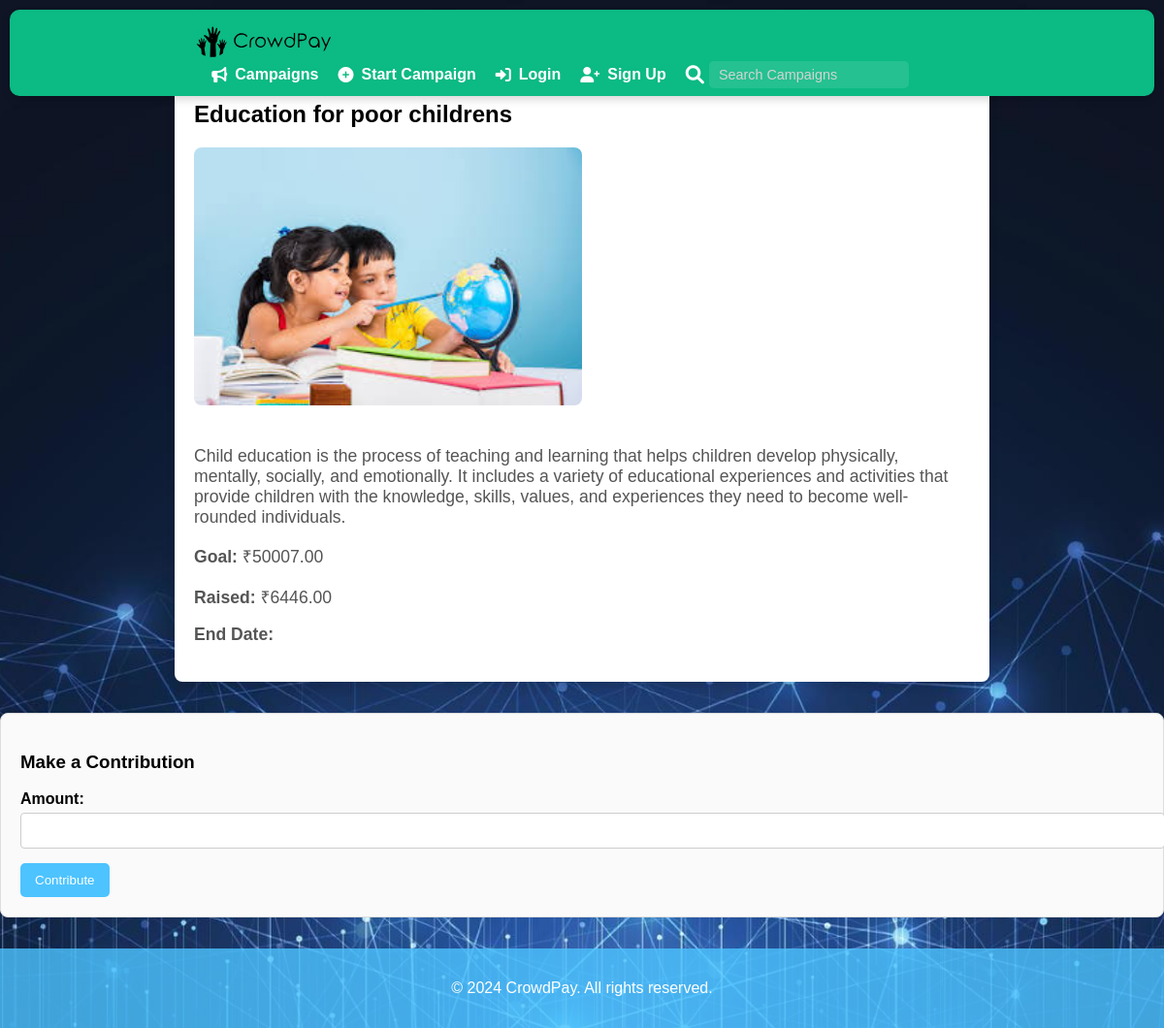
/campaign/6/, run on the app's committed database.
### mainapp/models.py (models this page shows, shortened)
class Campaign(models.Model):
    title = models.CharField(max_length=255)
    description = models.TextField()
    goal = models.DecimalField(max_digits=10, decimal_places=2, help_text="Enter amount in rupees")
    raised_amount = models.DecimalField(max_digits=10, decimal_places=2, default=0)
    image = models.ImageField(upload_to='campaign_images/')
    created_at = models.DateTimeField(auto_now_add=True)
    user = models.ForeignKey(User, on_delete=models.CASCADE)
    approved = models.BooleanField(default=False)  # Admin approval field

### mainapp/views.py (the view)
# urls.py: path('campaign/<int:campaign_id>/', campaign_detail, name='campaign_detail'),
def campaign_detail(request, campaign_id):
    campaign = get_object_or_404(Campaign, id=campaign_id)
    return render(request, 'detailcampaign.html', {'campaign': campaign})

### template/detailcampaign.html (shortened to what this page needs)
{% extends 'base.html' %}
{% load static %}
{% block content %}
<link rel="stylesheet" href="https://cdnjs.cloudflare.com/ajax/libs/font-awesome/6.0.0-beta3/css/all.min.css">
<div class="campaign-detail">
    <h2>{{ campaign.title }}</h2>
    <img src="{{ campaign.image.url }}" alt="{{ campaign.title }}" class="campaign-image">
    <p class="campaign-info">{{ campaign.description }}</p>
    <p class="campaign-info"><strong>Goal:</strong> ₹{{ campaign.goal }}</p>
    <p class="campaign-info"><strong>Raised:</strong> ₹{{ campaign.raised_amount }}</p>
    <p class="campaign-info"><strong>End Date:</strong> {{ campaign.end_date }}</p>
</div>
<div class="contribution-section">
    <h3>Make a Contribution</h3>
    <form method="post" action="{% url 'payment' campaign.id %}">
        <div class="form-group">
            <label for="amount">Amount:</label>
            <input type="number" id="amount" name="amount" min="1" required>
        </div>
        <button type="submit" class="contribute-button">Contribute</button>
    </form>
</div>
{% endblock %}

### static/css/styles.css (style rules this page uses)
body { font-family: 'Montserrat', sans-serif; margin: 0; padding: 0; background-image: url("/static/images/blue.jpg"); background-size: cover; background-position: center; background-repeat: no-repeat; display: flex; flex-direction: column; height: 100%; }

### template/detailcampaign.html (style rules this page uses)
body { background-color: #f4f4f4; font-family: Arial, sans-serif; margin: 0; padding: 0; }
.campaign-detail { max-width: 800px; margin: 2rem auto; background: white; padding: 20px; border-radius: 8px; box-shadow: 0 4px 8px rgba(0, 0, 0, 0.1); }
.campaign-image { width: 50%; border-radius: 8px; margin-bottom: 20px; }
.contribution-section { margin-top: 30px; padding: 20px; border: 1px solid #ddd; border-radius: 8px; background-color: #fafafa; }
.form-group { margin-bottom: 15px; }
label { display: block; margin-bottom: 5px; font-weight: bold; }
input[type="number"] { width: 100%; padding: 10px; border: 1px solid #ccc; border-radius: 4px; }
.contribute-button { background-color: #4dc3ff; color: white; border: none; padding: 10px 15px; border-radius: 5px; cursor: pointer; transition: background-color 0.3s ease; }
.campaign-info { font-size: 1.1em; color: #555; }

### data on the page
Campaign: title "Education for poor childrens", image (picture), description "Child education is the process of teaching and learning that helps children develop physically, mentally, socially, and emotionally. It includes a variety of educational experiences and activities that provide children with the knowledge, skills, values, and experiences they need to become well-rounded individuals.", goal "50007.00", raised_amount "6446.00"
